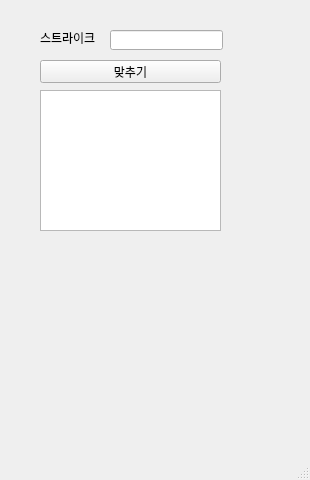
<?xml version="1.0" encoding="UTF-8"?>
<ui version="4.0">
 <class>MainWindow</class>
 <widget class="QMainWindow" name="MainWindow">
  <property name="geometry">
   <rect>
    <x>0</x>
    <y>0</y>
    <width>310</width>
    <height>480</height>
   </rect>
  </property>
  <property name="windowTitle">
   <string>MainWindow</string>
  </property>
  <widget class="QWidget" name="centralwidget">
   <widget class="QLabel" name="lbl">
    <property name="geometry">
     <rect>
      <x>40</x>
      <y>30</y>
      <width>61</width>
      <height>16</height>
     </rect>
    </property>
    <property name="text">
     <string>스트라이크</string>
    </property>
   </widget>
   <widget class="QLineEdit" name="le">
    <property name="geometry">
     <rect>
      <x>110</x>
      <y>30</y>
      <width>113</width>
      <height>20</height>
     </rect>
    </property>
   </widget>
   <widget class="QPushButton" name="pb">
    <property name="geometry">
     <rect>
      <x>40</x>
      <y>60</y>
      <width>181</width>
      <height>23</height>
     </rect>
    </property>
    <property name="text">
     <string>맞추기</string>
    </property>
   </widget>
   <widget class="QTextEdit" name="te">
    <property name="geometry">
     <rect>
      <x>40</x>
      <y>90</y>
      <width>181</width>
      <height>141</height>
     </rect>
    </property>
   </widget>
  </widget>
  <widget class="QStatusBar" name="statusbar"/>
 </widget>
 <resources/>
 <connections/>
</ui>
